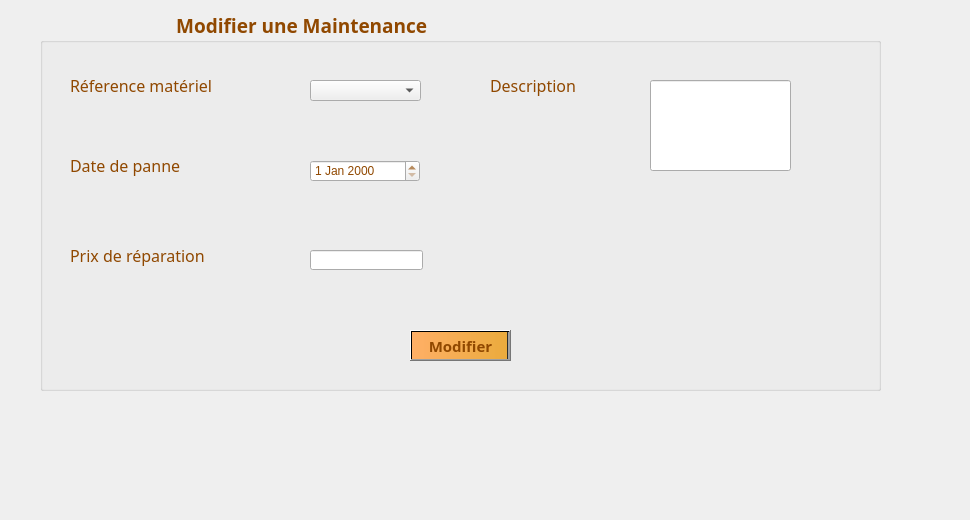
     <widget class="QWidget" name="tab_maintenance_6">
      <attribute name="title">
       <string>Modifier</string>
      </attribute>
      <widget class="QGroupBox" name="groupBox_maintenance_2">
       <property name="geometry">
        <rect>
         <x>40</x>
         <y>10</y>
         <width>841</width>
         <height>381</height>
        </rect>
       </property>
       <property name="font">
        <font>
         <family>Lucida Calligraphy</family>
         <pointsize>14</pointsize>
         <weight>75</weight>
         <bold>true</bold>
        </font>
       </property>
       <property name="styleSheet">
        <string notr="true">color: rgb(144, 72, 0);</string>
       </property>
       <property name="title">
        <string>                           Modifier une Maintenance</string>
       </property>
       <widget class="QLabel" name="label_maintenance_8">
        <property name="geometry">
         <rect>
          <x>30</x>
          <y>140</y>
          <width>171</width>
          <height>31</height>
         </rect>
        </property>
        <property name="font">
         <font>
          <family>Lucida Calligraphy</family>
          <pointsize>12</pointsize>
         </font>
        </property>
        <property name="text">
         <string>Date de panne</string>
        </property>
       </widget>
       <widget class="QLineEdit" name="lineEdit_maintenance_3">
        <property name="geometry">
         <rect>
          <x>270</x>
          <y>240</y>
          <width>113</width>
          <height>20</height>
         </rect>
        </property>
       </widget>
       <widget class="QDateEdit" name="dateEdit_maintenance_2">
        <property name="geometry">
         <rect>
          <x>270</x>
          <y>150</y>
          <width>110</width>
          <height>22</height>
         </rect>
        </property>
       </widget>
       <widget class="QLabel" name="label_maintenance_10">
        <property name="geometry">
         <rect>
          <x>30</x>
          <y>60</y>
          <width>231</width>
          <height>31</height>
         </rect>
        </property>
        <property name="font">
         <font>
          <family>Lucida Calligraphy</family>
          <pointsize>12</pointsize>
         </font>
        </property>
        <property name="text">
         <string>Réference matériel</string>
        </property>
       </widget>
       <widget class="QLabel" name="label_maintenance_13">
        <property name="geometry">
         <rect>
          <x>30</x>
          <y>230</y>
          <width>201</width>
          <height>31</height>
         </rect>
        </property>
        <property name="font">
         <font>
          <family>Lucida Calligraphy</family>
          <pointsize>12</pointsize>
         </font>
        </property>
        <property name="text">
         <string>Prix de réparation</string>
        </property>
       </widget>
       <widget class="QLabel" name="label_maintenance_14">
        <property name="geometry">
         <rect>
          <x>450</x>
          <y>60</y>
          <width>171</width>
          <height>31</height>
         </rect>
        </property>
        <property name="font">
         <font>
          <family>Lucida Calligraphy</family>
          <pointsize>12</pointsize>
         </font>
        </property>
        <property name="text">
         <string>Description</string>
        </property>
       </widget>
       <widget class="QPushButton" name="pushButton_maintenance_2">
        <property name="geometry">
         <rect>
          <x>370</x>
          <y>320</y>
          <width>101</width>
          <height>31</height>
         </rect>
        </property>
        <property name="font">
         <font>
          <family>Lucida Calligraphy</family>
          <pointsize>11</pointsize>
          <weight>75</weight>
          <bold>true</bold>
         </font>
        </property>
        <property name="styleSheet">
         <string notr="true">color: rgb(144, 72, 0);
background-color: qlineargradient(spread:pad, x1:0, y1:0, x2:1, y2:0, stop:0 rgba(255, 175, 102, 255), stop:0.978814 rgba(235, 171, 61, 255), stop:0.98 rgba(0, 0, 0, 255), stop:1 rgba(0, 0, 0, 0));</string>
        </property>
        <property name="text">
         <string>Modifier</string>
        </property>
       </widget>
       <widget class="QLineEdit" name="lineEdit_maintenance_7">
        <property name="geometry">
         <rect>
          <x>610</x>
          <y>70</y>
          <width>141</width>
          <height>91</height>
         </rect>
        </property>
       </widget>
      </widget>
      <widget class="QLabel" name="label_maintenance_2">
       <property name="geometry">
        <rect>
         <x>-20</x>
         <y>-100</y>
         <width>961</width>
         <height>511</height>
        </rect>
       </property>
       <property name="text">
        <string/>
       </property>
       <property name="pixmap">
        <pixmap>../../m.png</pixmap>
       </property>
      </widget>
      <widget class="QComboBox" name="comboBox_maintenance_2">
       <property name="geometry">
        <rect>
         <x>310</x>
         <y>80</y>
         <width>111</width>
         <height>21</height>
        </rect>
       </property>
      </widget>
      <zorder>label_maintenance_2</zorder>
      <zorder>groupBox_maintenance_2</zorder>
      <zorder>comboBox_maintenance_2</zorder>
     </widget>
